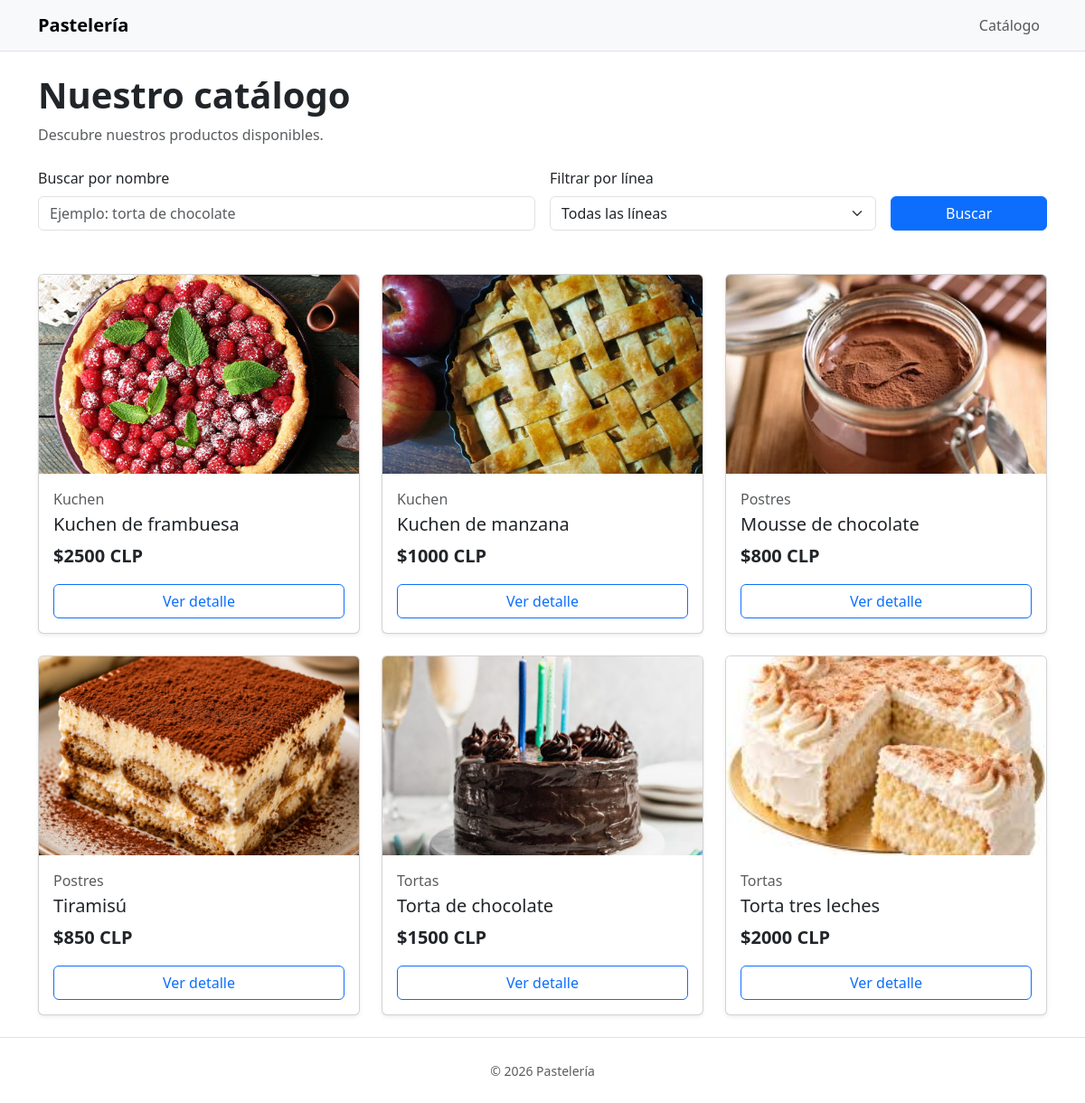
Before: / with the older database file.
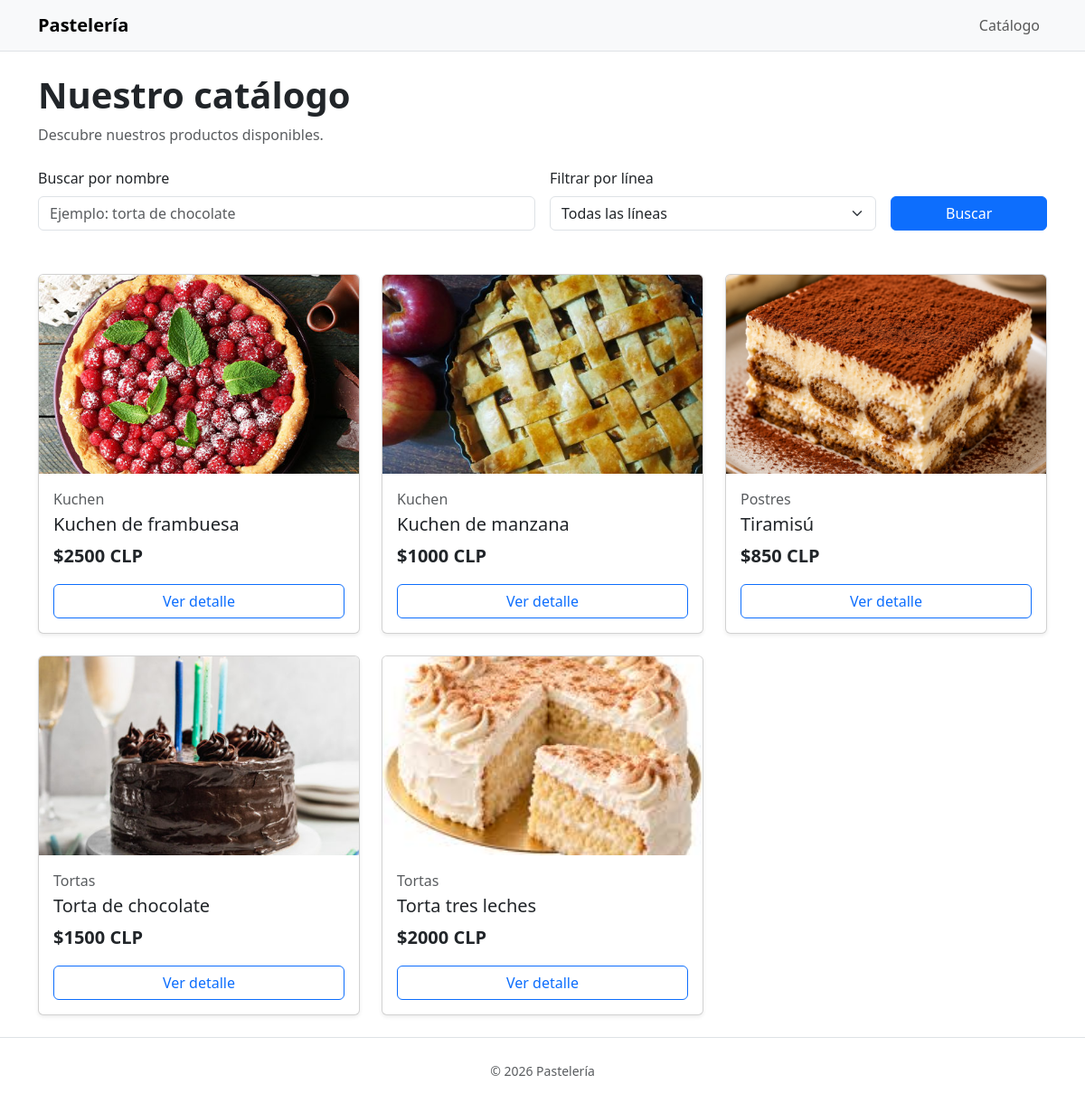
After: the same page with the newer database file.
### pasteleria/models.py (models this page shows, shortened)
class Producto(models.Model):
    linea = models.ForeignKey(
        Linea,
        on_delete=models.CASCADE,
        related_name="productos"
    )
    nombre = models.CharField(max_length=150)
    descripcion = models.TextField()
    fotografia = models.ImageField(upload_to="productos/")
    precio = models.DecimalField(
        max_digits=10,
        decimal_places=0
    )
    porciones = models.PositiveIntegerField(default=1)
    apto_celiacos = models.BooleanField(default=False)
    stock = models.PositiveIntegerField(default=0)
    disponible = models.BooleanField(default=True)
    class Meta:
        ordering = ["nombre"]
        verbose_name = "Producto"
        verbose_name_plural = "Productos"

class Linea(models.Model):
    nombre = models.CharField(
        max_length=100,
        unique=True
    )
    class Meta:
        ordering = ["nombre"]
        verbose_name = "Línea"
        verbose_name_plural = "Líneas"

### pasteleria/views.py (the view)
def catalogo(request):
    productos = Producto.objects.filter(
        disponible=True
    ).select_related("linea")
    lineas = Linea.objects.all()
    busqueda = request.GET.get("q", "").strip()
    linea_id = request.GET.get("linea", "").strip()
    if busqueda:
        productos = productos.filter(
            nombre__icontains=busqueda
        )
    if linea_id:
        productos = productos.filter(
            linea_id=linea_id
        )
    contexto = {
        "productos": productos,
        "lineas": lineas,
        "busqueda": busqueda,
        "linea_seleccionada": linea_id,
    }
    return render(
        request,
        "pasteleria/catalogo.html",
        contexto,
    )

### pasteleria/templates/pasteleria/catalogo.html (shortened to what this page needs)
{% extends "pasteleria/base.html" %}
{% block content %}
    <div class="mb-4">
        <h1 class="display-6 fw-bold">Nuestro catálogo</h1>
        <p class="text-body-secondary">
            Descubre nuestros productos disponibles.
        </p>
    </div>
    <form method="get" class="row g-3 mb-5" role="search">
        <div class="col-md-6">
            <label for="busqueda" class="form-label">Buscar por nombre</label>
            <input
                type="search"
                class="form-control"
                id="busqueda"
                name="q"
                value="{{ busqueda }}"
                placeholder="Ejemplo: torta de chocolate"
            >
        </div>
        <div class="col-md-4">
            <label for="linea" class="form-label">Filtrar por línea</label>
            <select class="form-select" id="linea" name="linea">
                <option value="">Todas las líneas</option>
            </select>
        </div>
        <div class="col-md-2 d-flex align-items-end">
            <button type="submit" class="btn btn-primary w-100">
                Buscar
            </button>
        </div>
    </form>
    {% if productos %}
        <div class="row row-cols-1 row-cols-md-2 row-cols-lg-3 g-4">
            {% for producto in productos %}
                <div class="col">
                    <article class="card h-100 shadow-sm">
                        {% if producto.fotografia %}
                            <img
                                src="{{ producto.fotografia.url }}"
                                class="card-img-top"
                                alt="{{ producto.nombre }}"
                                style="height: 220px; object-fit: cover;"
                            >
                        {% endif %}
                        <div class="card-body d-flex flex-column">
                            <p class="card-text text-body-secondary mb-1">
                                {{ producto.linea.nombre }}
                            </p>
                            <h2 class="h5 card-title">{{ producto.nombre }}</h2>
                            <p class="card-text fs-5 fw-bold mt-auto">
                                ${{ producto.precio|floatformat:0 }} CLP
                            </p>
                            <a
                                href="{% url 'detalle_producto' producto.id %}"
                                class="btn btn-outline-primary"
                            >
                                Ver detalle
                            </a>
                        </div>
                    </article>
                </div>
            {% endfor %}
        </div>
    {% else %}
        <div class="alert alert-info" role="status">
            No encontramos productos disponibles con los filtros seleccionados.
        </div>
    {% endif %}
{% endblock %}

Changed rows visible on the page:
no longer on this page (row edited): Producto: fotografia (picture), linea.nombre "Postres", nombre "Mousse de chocolate", precio "800"
